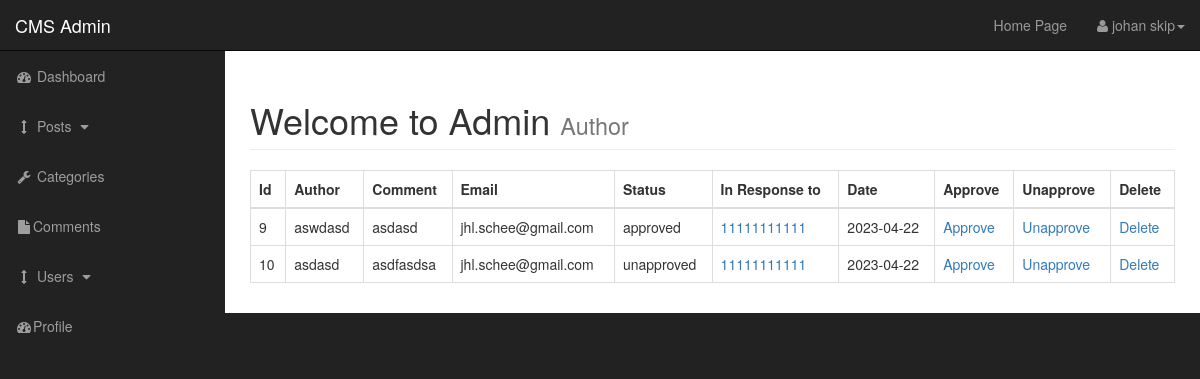
/admin/comments.php (signed in), run on the app's committed database.
### tables this page shows
CREATE TABLE `comments` (
  `comment_id` int(3) NOT NULL,
  `comment_post_id` int(3) NOT NULL,
  `comment_author` varchar(255) NOT NULL,
  `comment_email` varchar(255) NOT NULL,
  `comment_content` text NOT NULL,
  `comment_status` varchar(255) NOT NULL,
  `comment_date` date NOT NULL
);

CREATE TABLE `posts` (
  `post_id` int(3) NOT NULL,
  `post_category_id` int(3) NOT NULL,
  `post_title` varchar(240) NOT NULL,
  `post_author` varchar(240) NOT NULL,
  `post_date` date NOT NULL,
  `post_image` text NOT NULL,
  `post_content` text NOT NULL,
  `post_tags` varchar(255) NOT NULL,
  `post_comment_count` int(11) NOT NULL,
  `post_status` varchar(255) NOT NULL DEFAULT 'draft'
);

### admin/includes/view_all_comments.php (the view, shortened to what this page needs)
<table class = "table table-bordered table-hover" >
                            <thead>
                                <tr>
                                    <th>Id</th>
                                    <th>Author</th>
                                    <th>Comment</th>
                                    <th>Email</th>
                                    <th>Status</th>
                                    <th>In Response to</th>
                                    <th>Date</th>
                                    <th>Approve</th>
                                    <th>Unapprove</th>
                                    <th>Delete</th>
                                </tr>
                            </thead>
                        <tbody>
<?php
 $query = "SELECT * FROM comments";
 $select_comments = mysqli_query($connection,$query);
 while ($row = mysqli_fetch_assoc($select_comments)){
 $comment_id =  $row['comment_id'];
 $comment_post_id =  $row['comment_post_id'];
 $comment_author =  $row['comment_author'];
 $comment_content =  $row['comment_content'];
 $comment_email =  $row['comment_email'];
 $comment_status =  $row['comment_status'];
 $comment_date =  $row['comment_date'];
echo "<tr>";
echo "<td>{$comment_id}</td>";
echo "<td>{$comment_author}</td>";
echo "<td>{$comment_content}</td>";
echo "<td>{$comment_email}</td>";
echo "<td>{$comment_status}</td>";
$query = "SELECT * FROM posts WHERE post_id = $comment_post_id ";
$select_post_id_query = mysqli_query($connection,$query);
while($row = mysqli_fetch_assoc($select_post_id_query)){
$post_id = $row['post_id'];
$post_title = $row['post_title'];
echo "<td><a href='../post.php?p_id=$post_id'>$post_title</a></td>";
}
echo "<td>{$comment_date}</td>";
echo "<td><a href='comments.php?approve=$comment_id'>Approve</a></td>";
echo "<td><a href='comments.php?unapprove=$comment_id'>Unapprove</a></td>";
echo "<td><a href='comments.php?delete=$comment_id'>Delete</a></td>";
echo "</tr>";
 }
?>
</tbody>
</table>

### admin/css/sb-admin.css (style rules this page uses)
body { margin-top: 100px; background-color: #222; }
@media (min-width:768px) { body { margin-top: 50px; } }

### data on the page
comments: comment_id "9", comment_author "aswdasd", comment_content "asdasd", comment_email "jhl.schee@gmail.com", comment_status "approved", comment_date "2023-04-22"
posts: post_title "11111111111"
comments: comment_id "10", comment_author "asdasd", comment_content "asdfasdsa", comment_email "jhl.schee@gmail.com", comment_status "unapproved", comment_date "2023-04-22"

### other printed values
$_SESSION['firstname'] "johan"
$_SESSION['lastname'] "skip"
